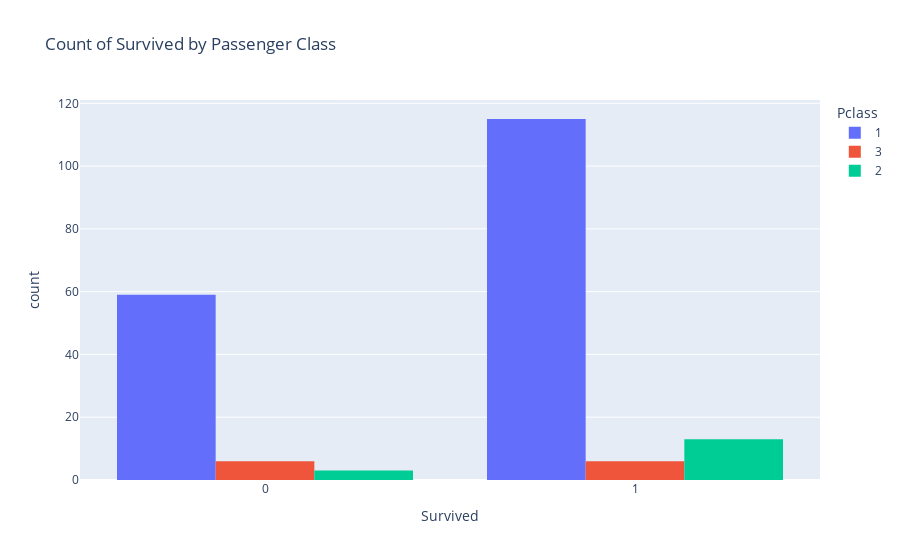

Notebook code cell kept with this figure:
### Markdown cell above
### Relation of PassengerClass is Pclass and Survived

#### Conclusion:

- It seems like the majority of the people who didnot survive were from the Pclass == 3 meaning that they were from the the third passenger Class

### Code cell
fig = px.histogram(
    titanic,
    x="Survived",
    color="Pclass",
    barmode="group",
    title="Count of Survived by Passenger Class",
)

# Show the plot
fig.show()

### Figure 1 — Plotly figure (JSON) as saved in the notebook; plotly's stock layout.template omitted (floating-point values rounded to 4 significant figures; data arrays with more than 128 entries replaced by an {"elided": "..."} marker saying what was removed)
{"data": [{"alignmentgroup": "True", "bingroup": "x", "hovertemplate": "Pclass=1<br>Survived=%{x}<br>count=%{y}<extra></extra>", "legendgroup": "1", "marker": {"color": "#636efa", "pattern": {"shape": ""}}, "name": "1", "offsetgroup": "1", "orientation": "v", "showlegend": true, "type": "histogram", "x": {"elided": "174 int values"}, "xaxis": "x", "yaxis": "y"}, {"alignmentgroup": "True", "bingroup": "x", "hovertemplate": "Pclass=3<br>Survived=%{x}<br>count=%{y}<extra></extra>", "legendgroup": "3", "marker": {"color": "#EF553B", "pattern": {"shape": ""}}, "name": "3", "offsetgroup": "3", "orientation": "v", "showlegend": true, "type": "histogram", "x": [1, 0, 1, 0, 0, 1, 1, 0, 0, 1, 0, 1], "xaxis": "x", "yaxis": "y"}, {"alignmentgroup": "True", "bingroup": "x", "hovertemplate": "Pclass=2<br>Survived=%{x}<br>count=%{y}<extra></extra>", "legendgroup": "2", "marker": {"color": "#00cc96", "pattern": {"shape": ""}}, "name": "2", "offsetgroup": "2", "orientation": "v", "showlegend": true, "type": "histogram", "x": [1, 1, 1, 0, 1, 1, 0, 1, 1, 1, 1, 1, 1, 1, 1, 0], "xaxis": "x", "yaxis": "y"}], "layout": {"barmode": "group", "legend": {"title": {"text": "Pclass"}, "tracegroupgap": 0}, "title": {"text": "Count of Survived by Passenger Class"}, "xaxis": {"anchor": "y", "domain": [0, 1], "title": {"text": "Survived"}}, "yaxis": {"anchor": "x", "domain": [0, 1], "title": {"text": "count"}}}}
